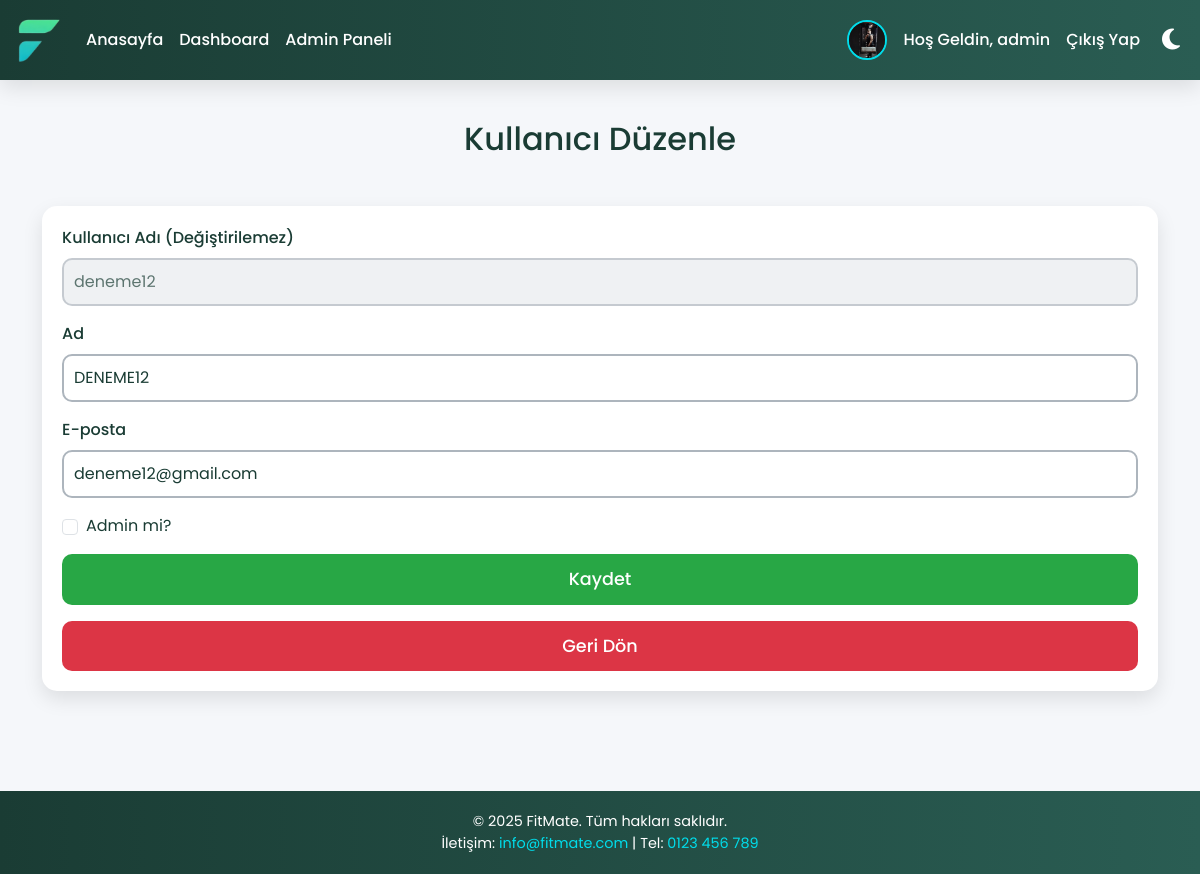
Page /edit_user.php?id=11 (signed in) on the committed database.
### tables this page shows
CREATE TABLE IF NOT EXISTS `users` (
  `id` int NOT NULL AUTO_INCREMENT,
  `username` varchar(50) NOT NULL,
  `password` varchar(255) NOT NULL,
  `email` varchar(100) NOT NULL,
  `height` float NOT NULL,
  `weight` float NOT NULL,
  `bmi` float DEFAULT NULL,
  `fitness_goal` varchar(50) DEFAULT NULL,
  `experience_level` varchar(50) DEFAULT NULL,
  `preferred_exercises` varchar(50) DEFAULT NULL,
  `workout_days` int DEFAULT NULL,
  `workout_duration` int DEFAULT NULL,
  `target_weight` float DEFAULT NULL,
  `target_set_date` date DEFAULT NULL,
  `target_achieved_date` date DEFAULT NULL,
  `show_name_in_success` tinyint(1) DEFAULT '0',
  `show_username_in_success` tinyint(1) DEFAULT '0',
  `name` varchar(255) DEFAULT NULL,
  `is_admin` tinyint(1) DEFAULT '0',
  `is_banned` tinyint(1) DEFAULT '0',
  `profile_picture` varchar(255) DEFAULT 'images/default_profile.png',
  `last_login` datetime DEFAULT NULL,
  `created_at` datetime DEFAULT NULL,
  PRIMARY KEY (`id`),
  UNIQUE KEY `username` (`username`),
  UNIQUE KEY `email` (`email`)
);

### edit_user.php (the view, shortened to what this page needs)
<?php
$servername = "localhost";
$username = "root";
$password = "";
$dbname = "fitness_db";
$conn = new mysqli($servername, $username, $password, $dbname);
$logged_in_user = $_SESSION['username'];
$stmt = $conn->prepare("SELECT is_admin, profile_picture FROM users WHERE username = ?");
$stmt->bind_param("s", $logged_in_user);
$stmt->execute();
$result = $stmt->get_result();
$user = $result->fetch_assoc();
$profile_picture = $user['profile_picture'] ?? 'images/default_profile.png';
$user_id = $_GET['id'];
$stmt = $conn->prepare("SELECT id, username, name, email, is_admin FROM users WHERE id = ?");
$stmt->bind_param("i", $user_id);
$stmt->execute();
$result = $stmt->get_result();
$edit_user = $result->fetch_assoc();
?>
<!DOCTYPE html>
<html lang="tr">
<head>
    <link href="https://cdn.jsdelivr.net/npm/bootstrap@5.3.0/dist/css/bootstrap.min.css" rel="stylesheet">
    <link rel="stylesheet" href="https://cdnjs.cloudflare.com/ajax/libs/font-awesome/6.4.0/css/all.min.css">
    <link rel="stylesheet" href="css/styles.css">
</head>
<body>
    <nav class="navbar navbar-expand-lg navbar-dark">
        <div class="container-fluid">
            <a class="navbar-brand" href="index.php">
                <img src="images/logo2.png" alt="Fitness App Logo" class="navbar-logo">
            </a>
            <div class="d-flex align-items-center">
                <button class="nav-link btn theme-toggle" id="theme-toggle" title="Tema Değiştir">
                </button>
            </div>
            <div class="collapse navbar-collapse" id="navbarNav">
                <ul class="navbar-nav me-auto">
                    <li class="nav-item">
                        <a class="nav-link" href="index.php">Anasayfa</a>
                    </li>
                    <li class="nav-item">
                        <a class="nav-link" href="dashboard.php">Dashboard</a>
                    </li>
                    <li class="nav-item">
                        <a class="nav-link active" href="admin.php">Admin Paneli</a>
                    </li>
                </ul>
                <ul class="navbar-nav align-items-center">
                    <li class="nav-item d-flex align-items-center">
                        <img src="<?php echo htmlspecialchars($profile_picture); ?>" alt="Profil Resmi" class="profile-pic me-2">
                        <a class="nav-link" href="dashboard.php">Hoş Geldin, <?php echo htmlspecialchars($_SESSION['username']); ?></a>
                    </li>
                    <li class="nav-item">
                        <a class="nav-link" href="logout.php">Çıkış Yap</a>
                    </li>
                </ul>
            </div>
        </div>
    </nav>
    <div class="content">
        <section class="admin-section">
            <div class="container">
                <h2 class="text-center mb-5">Kullanıcı Düzenle</h2>
                <div class="admin-card">
                    <form method="POST">
                        <div class="mb-3">
                            <label for="username" class="form-label">Kullanıcı Adı (Değiştirilemez)</label>
                            <input type="text" class="form-control" id="username" value="<?php echo htmlspecialchars($edit_user['username']); ?>" disabled>
                        </div>
                        <div class="mb-3">
                            <label for="name" class="form-label">Ad</label>
                            <input type="text" class="form-control" id="name" name="name" value="<?php echo htmlspecialchars($edit_user['name'] ?? ''); ?>">
                        </div>
                        <div class="mb-3">
                            <label for="email" class="form-label">E-posta</label>
                            <input type="email" class="form-control" id="email" name="email" value="<?php echo htmlspecialchars($edit_user['email'] ?? ''); ?>">
                        </div>
                        <div class="mb-3 form-check">
                            <input type="checkbox" class="form-check-input" id="is_admin" name="is_admin" <?php echo $edit_user['is_admin'] ? 'checked' : ''; ?>>
                            <label class="form-check-label" for="is_admin">Admin mi?</label>
                        </div>
                        <button type="submit" class="btn btn-green w-100">Kaydet</button>
                        <a href="admin.php" class="btn btn-red w-100 mt-3">Geri Dön</a>
                    </form>
                </div>
            </div>
        </section>
    </div>
    <footer class="text-center">
        <div class="container">
            <p class="mb-0">© 2025 FitMate. Tüm hakları saklıdır.</p>
            <p class="mb-0">İletişim: <a href="mailto:info@fitmate.com">info@fitmate.com</a> | Tel: <a href="tel:0123456789">0123 456 789</a></p>
        </div>
    </footer>
</body>
</html>

### css/styles.css (style rules this page uses)
:root { --background-color: #f5f7fa; --text-color: #1a3c34; --card-bg: #fff; --navbar-bg: linear-gradient(90deg, #1a3c34 0%, #2a5d53 100%); --navbar-text: #fff; --footer-bg: linear-gradient(90deg, #1a3c34 0%, #2a5d53 100%); --footer-text: #fff; --primary-btn-bg: #00ddeb; --primary-btn-hover: #00b7c2; --green-btn-bg: #28a745; --green-btn-hover: #218838; --red-btn-bg: #dc3545; --red-btn-hover: #c82333; --shadow: 0 8px 20px rgba(0, 0, 0, 0.1); --section-bg-light: linear-gradient(135deg, #f5f7fa 0%, #c3cfe2 100%); --success-bg: linear-gradient(135deg, #d4edda 0%, #c3e6cb 100%); --feature-card-bg: linear-gradient(135deg, #e0f7fa 0%, #b2ebf2 100%); }
.form-label { font-weight: 500; color: var(--text-color); }
.form-control { border-radius: 10px; border: 2px solid #adb5bd; padding: 10px; background: var(--card-bg); color: var(--text-color); transition: border-color 0.3s ease, box-shadow 0.3s ease; }
.form-control, .form-select { border-radius: 10px; border: 2px solid #adb5bd; padding: 10px; background: var(--card-bg); color: var(--text-color); transition: border-color 0.3s ease, box-shadow 0.3s ease; }
.form-check-input { margin-top: 0.3rem; }
.form-check-label { color: var(--text-color); }
.btn-green { background: var(--green-btn-bg); color: #fff; border: none; padding: 12px; border-radius: 10px; transition: background 0.3s ease, transform 0.3s ease; }
.btn-red { background: var(--red-btn-bg); color: #fff; border: none; padding: 12px; border-radius: 10px; transition: background 0.3s ease, transform 0.3s ease; }
html, body { margin: 0; padding: 0; font-family: 'Poppins', sans-serif; background: var(--background-color); color: var(--text-color); min-height: 100vh; width: 100%; overflow-x: hidden; transition: background 0.3s ease, color 0.3s ease; }
body { display: flex; flex-direction: column; }
.content { flex: 1 0 auto; padding-bottom: 60px; width: 100%; }
.navbar { background: var(--navbar-bg); box-shadow: var(--shadow); padding: 10px 0; position: sticky; top: 0; z-index: 1000; }
.navbar-logo { height: 50px; width: auto; transition: transform 0.3s ease; }
.nav-link { color: var(--navbar-text) !important; font-weight: 500; padding-left: 10px; transition: color 0.3s ease; }
.theme-toggle { background: none; border: none; font-size: 2.5rem; color: var(--navbar-text); margin-left: 90px; }
@media (min-width: 992px) { .theme-toggle { position: absolute; right: 20px; top: 50%; transform: translateY(-50%); margin-left: 40px; font-size: 1.5rem; } }
@media (min-width: 992px) { .navbar-nav .nav-item:last-child .nav-link { margin-right: 40px; } }
.btn-green { background: var(--green-btn-bg); color: #fff !important; border: none; padding: 12px 30px; font-size: 1.1rem; font-weight: 500; border-radius: 50px; transition: background 0.3s ease, transform 0.3s ease; }
.btn-red { background: var(--red-btn-bg); color: #fff !important; border: none; padding: 12px 30px; font-size: 1.1rem; font-weight: 500; border-radius: 50px; transition: background 0.3s ease, transform 0.3s ease; text-decoration: none; display: inline-block; }
.admin-section { padding: 40px 0; }
.admin-card { border: none; border-radius: 15px; box-shadow: var(--shadow); background: var(--card-bg); padding: 20px; }
.form-control:disabled { background: #e9ecef; opacity: 0.7; }
footer { flex-shrink: 0; width: 100%; background: var(--footer-bg); color: var(--footer-text); padding: 20px 0; font-size: 0.9rem; }
footer a { color: var(--primary-btn-bg); text-decoration: none; }
.profile-pic { width: 40px; height: 40px; border-radius: 50%; object-fit: cover; border: 2px solid var(--primary-btn-bg); transition: transform 0.3s ease; }

### rows in the picture
users: profile_picture (picture)
users: username "deneme12", name "DENEME12", email "deneme12@gmail.com"

### other values in the picture
$_SESSION['username'] "admin"
